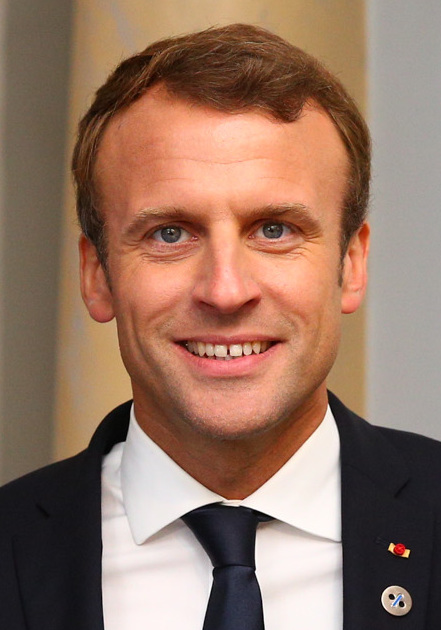
#> input picture face_detection/3F2509DA0B68469280C4EC51E5661F6839CC295A.jpeg, 441 x 630 px
$ python face_detection.py   (older library calls are emulated)
#> lines starting #> are read from the running program, lines starting #| are printed output that depends on the picture; after the words box and inside, x2 and y2 are one past the last pixel; in counts of white or black regions, pixels touching at a corner belong together
#> further down, img is the input picture: shape (630, 441, 3); mean B, G, R 99.6, 116.7, 148.7
import numpy as np
import cv2
#from .load_data import load
from skimage.feature import hog
from skimage import data, exposure
import matplotlib.pyplot as plt
from skimage import io


def load(filename):
    return cv2.imread(filename)

face_cascade = cv2.CascadeClassifier('face_detection/haarcascade_frontalface_default.xml')
eye_cascade = cv2.CascadeClassifier('face_detection/haarcascade_eye.xml')
#img = cv2.imread('joe-biden1.jpg')
img = cv2.imread('data/tetris_blocks.jpg')


def HOG(image):
    """renvoie le gradient de l'image image selon x et y"""
    im = np.float32(image) / 255.0  # Calculate gradient
    gx = cv2.Sobel(im, cv2.CV_32F, 1, 0, ksize=1)
    gy = cv2.Sobel(im, cv2.CV_32F, 0, 1, ksize=1)
    mag, ang = cv2.cartToPolar(gx, gy, angleInDegrees=True)
    bin_n = 16
    # quantizing binvalues in (0...16)
    bins = np.int32(bin_n*ang/(2*np.pi))

    # Divide to 4 sub-squares
    bin_cells = bins[:10,:10], bins[10:,:10], bins[:10,10:], bins[10:,10:]
    mag_cells = mag[:10,:10], mag[10:,:10], mag[:10,10:], mag[10:,10:]
    hists = [np.bincount(b.ravel(), m.ravel(), bin_n) for b, m in zip(bin_cells, mag_cells)]
    hist = np.hstack(hists)
    return hist


def BGR_to_gray(image):
    """passe une image de l'espace RGB en Noir et Blanc"""
    gray_image = cv2.cvtColor(image, cv2.COLOR_BGR2GRAY)
    return gray_image


def detect_face(image):
    '''detecte un visage sur une image en noir et blanc'''
    gray = cv2.cvtColor(image, cv2.COLOR_BGR2GRAY)
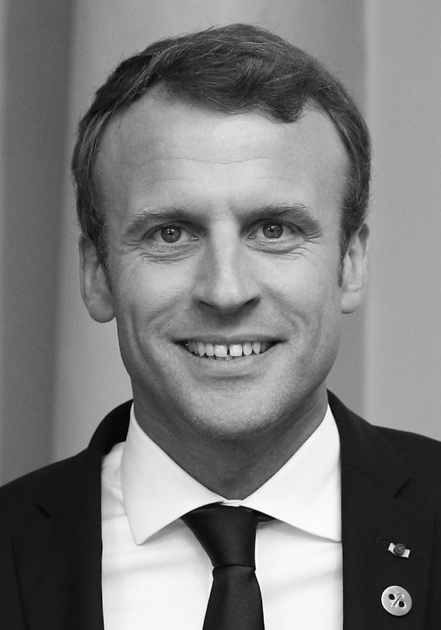
#> gray: shape (630, 441); min 0, max 255, mean 124.3
    faces = face_cascade.detectMultiScale(gray, 1.3, 5)
#> faces = [[84, 120, 288, 288]]
    #print("0 --> ", faces)
    for (x,y,w,h) in faces:
        cv2.rectangle(image,(x,y),(x+w,y+h),(255,0,0),2)
        roi_gray = gray[y:y+h, x:x+w]
        roi_color = image[y:y+h, x:x+w]
        eyes = eye_cascade.detectMultiScale(roi_gray)
        print("1 --> ", cv2.rectangle(image,(x,y),(x+w,y+h),(255,0,0),2))
        print("2 --> ", roi_gray)
        print("3 --> ", roi_color)
        print("4 --> ", eyes)

        for (ex,ey,ew,eh) in eyes:
            cv2.rectangle(roi_color,(ex,ey),(ex+ew,ey+eh),(0,255,0),2)
        print("Coordonnées du rectangle autour du visage --> ", (x,y),(x+w,y+h))
#> this loop made 1 pass
#> (x, y, w, h, eyes) on pass 1: (84, 120, 288, 288, [[45, 75, 81, 81], [144, 70, 80, 80]])
#> (printed output is left out)
#> pass 1, in detect_face, `roi_gray = gray[y:y+h, x:x+w]`:
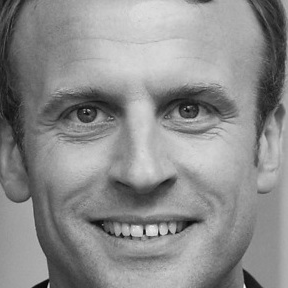
#> roi_gray: shape (288, 288); min 2, max 253, mean 140.4
#> pass 1, in detect_face, `roi_color = image[y:y+h, x:x+w]`:
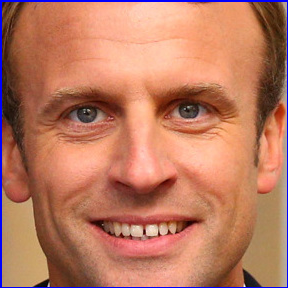
#> roi_color: shape (288, 288, 3); mean B, G, R 97, 121.6, 187.1
#> after the loop:
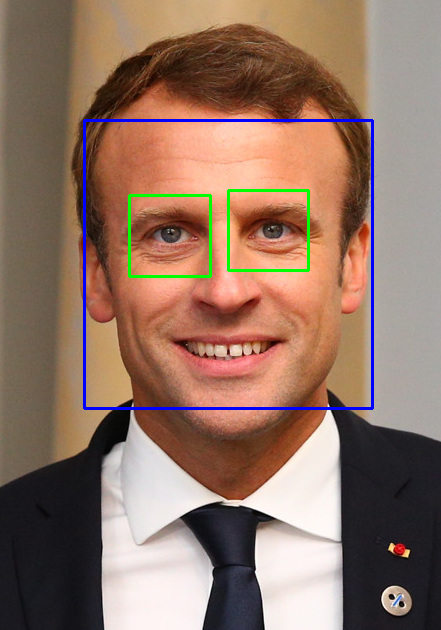
#> image: shape (630, 441, 3); 1.93% of pixels changed, all inside (x1, y1, x2, y2) = (83, 119, 374, 410)
#> after the loop:
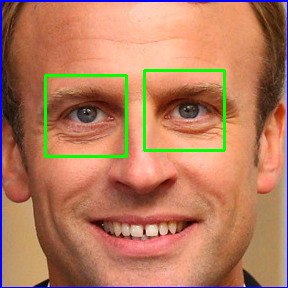
#> roi_color: shape (288, 288, 3); 2.32% of pixels changed, all inside (x1, y1, x2, y2) = (44, 69, 226, 158)
    return (x, y), (x + w, y + h)


def HOG_Gray(image):
    fd, hog_image = hog(image, orientations=8, pixels_per_cell=(16, 16),
                    cells_per_block=(1, 1), visualize=True, multichannel=False)
    # Rescale histogram for better display
    hog_image_rescaled = exposure.rescale_intensity(hog_image, in_range=(0, 10))
    return hog_image_rescaled

if __name__ == "__main__":
    img = cv2.imread('face_detection/3F2509DA0B68469280C4EC51E5661F6839CC295A.jpeg')
    #cv2.imshow('img',img)
    #N = BGR_to_gray(img)
    detect_face(img)
    cv2.imshow('img',img)
    cv2.waitKey(0)
    cv2.destroyAllWindows()
    # # hist = HOG(img)

    """N = BGR_to_gray(img)
    image = HOG_Gray(N)
    detect_face(img)

    fig, (ax1, ax2) = plt.subplots(1, 2, figsize=(8, 4), sharex=True, sharey=True)

    ax1.axis('off')
    ax1.imshow(N)
    ax1.set_title('Input image')
    ax2.axis('off')
    ax2.imshow(image, cmap=plt.cm.gray)
    ax2.set_title('Histogram of Oriented Gradients')
    plt.show()"""
